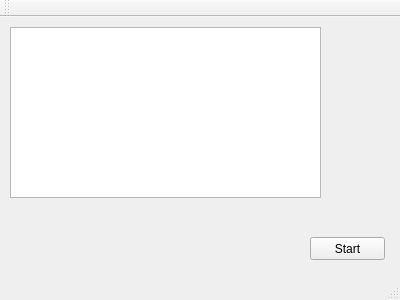
<?xml version="1.0" encoding="UTF-8"?>
<ui version="4.0">
 <class>MainWindow</class>
 <widget class="QMainWindow" name="MainWindow">
  <property name="geometry">
   <rect>
    <x>0</x>
    <y>0</y>
    <width>400</width>
    <height>300</height>
   </rect>
  </property>
  <property name="windowTitle">
   <string>MainWindow</string>
  </property>
  <widget class="QWidget" name="centralWidget">
   <widget class="QTextEdit" name="log">
    <property name="geometry">
     <rect>
      <x>10</x>
      <y>10</y>
      <width>311</width>
      <height>171</height>
     </rect>
    </property>
    <property name="readOnly">
     <bool>true</bool>
    </property>
   </widget>
   <widget class="QPushButton" name="startButton">
    <property name="geometry">
     <rect>
      <x>310</x>
      <y>220</y>
      <width>75</width>
      <height>23</height>
     </rect>
    </property>
    <property name="text">
     <string>Start</string>
    </property>
   </widget>
  </widget>
  <widget class="QMenuBar" name="menuBar">
   <property name="geometry">
    <rect>
     <x>0</x>
     <y>0</y>
     <width>400</width>
     <height>21</height>
    </rect>
   </property>
  </widget>
  <widget class="QToolBar" name="mainToolBar">
   <attribute name="toolBarArea">
    <enum>TopToolBarArea</enum>
   </attribute>
   <attribute name="toolBarBreak">
    <bool>false</bool>
   </attribute>
  </widget>
  <widget class="QStatusBar" name="statusBar"/>
 </widget>
 <layoutdefault spacing="6" margin="11"/>
 <resources/>
 <connections/>
</ui>
